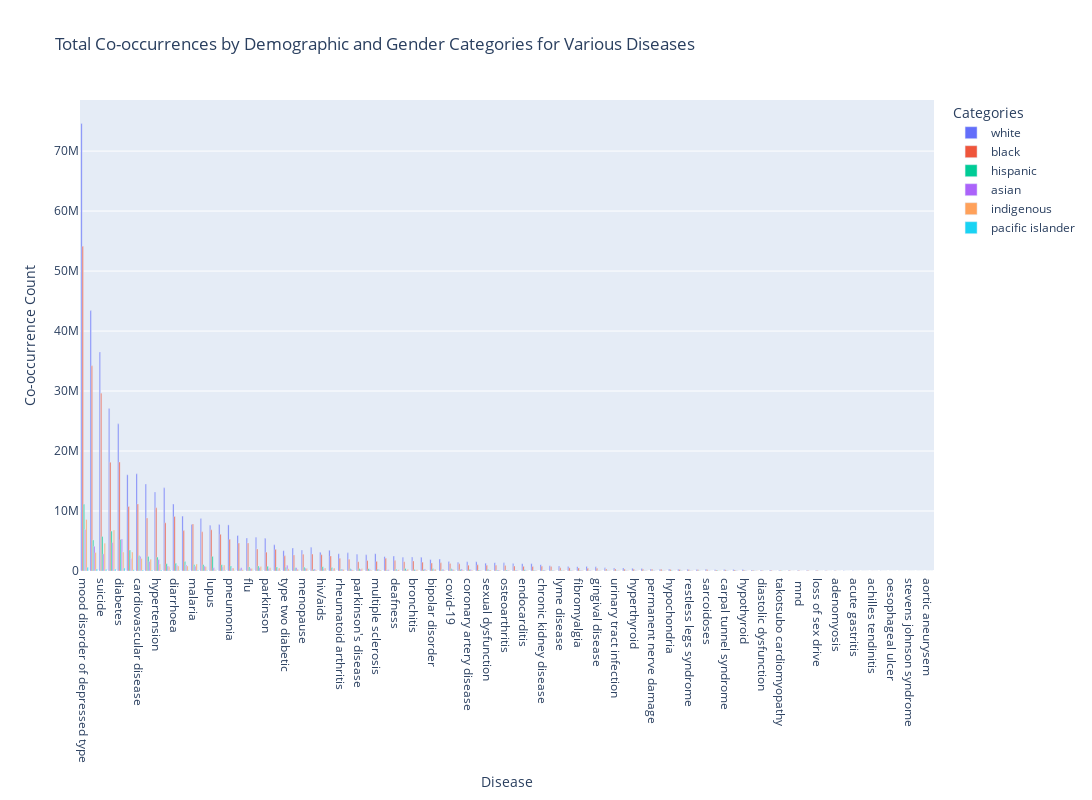

Notebook cell for this chart:
### Code cell
# Now, use Plotly Express to create the visualization
fig = px.bar(
    counts_df,
    x="disease",
    y="mention_count",
    color="demographic",
    barmode="group",
    title="Total Co-occurrences by Demographic and Gender Categories for Various Diseases",
)

# Customizing the layout
fig.update_layout(
    xaxis_title="Disease",
    yaxis_title="Co-occurrence Count",
    legend_title="Categories",
    autosize=False,
    width=1400,
    height=800,
)

fig.update_xaxes(categoryorder="total descending")
fig.show()

### Figure 1 — Plotly figure (JSON) as saved in the notebook; plotly's stock layout.template omitted (floating-point values rounded to 4 significant figures)
{"data": [{"alignmentgroup": "True", "hovertemplate": "demographic=white<br>disease=%{x}<br>mention_count=%{y}<extra></extra>", "legendgroup": "white", "marker": {"color": "#636efa", "pattern": {"shape": ""}}, "name": "white", "offsetgroup": "white", "orientation": "v", "showlegend": true, "textposition": "auto", "type": "bar", "x": ["hiv/aids", "covid-19", "takotsubo cardiomyopathy", "tuberculoses", "endocarditis", "syphilis", "hypertension", "sarcoidoses", "hepatitis b", "ulcerative colitis", "crohn’s disease", "chagas disease", "diastolic dysfunction", "goiter", "arthritis", "repetitive stress syndrome", "flu", "suicide", "visual anomalies", "loss of sex drive", "menstruation", "perforated ulcer", "ibs", "acne", "achilles tendinitis", "bipolar disorder", "hyperthyroid", "hypothyroid", "acute kidney failure", "deafness", "hypochondria", "gingival disease", "disability", "osteoarthritis", " mi ", "lyme disease", "labyrinthitis", "fibromyalgia", "multiple sclerosis", "acute gastritis", "muscle inflammation", "alzheimer's", "gastric problems", "oesophageal ulcer", "polymyositis", "bronchitis", "parkinson's disease", "restless legs syndrome", "inflammatory disorder of tendon", "mood disorder of depressed type", "sinus infection", " mnd ", "permanent nerve damage", "gall bladder disease", "infection", "91302008", "menopause", "eczema", "type two diabetic", "type one diabetic", "parkinson", "cardiovascular disease", "learning problems", "dementia", "chronic fatigue syndrome", "coronary artery disease", "upper respiratory infection", "alopecia", "sexual dysfunction", "nerve damage", "carpal tunnel syndrome", "liver failure", "tinnitus", "malaria", "phlebitis", "diarrhoea", "vision problems", "aortic aneurysem", "urinary tract infection", "psychosis", "rheumatoid arthritis", "diabetes", "stevens johnson syndrome", "mental illness", "pancreatitis", "adenomyosis", " als ", "chronic kidney disease", "endometriosis", "asthma", "lupus", "pneumonia", "arrhythmia"], "xaxis": "x", "y": [3135116, 1597111, 104531, 7752502, 1223757, 4364401, 13180242, 281489, 1453100, 1256345, 765690, 206618, 156813, 538320, 8766116, 1026, 5491519, 36490298, 9996, 71871, 2293431, 17652, 2300798, 5920118, 18477, 1900772, 447336, 242494, 47627, 2484100, 323079, 705165, 16042915, 1369201, 13863520, 838135, 58115, 706791, 2890138, 35911, 17883, 5619095, 1394941, 11696, 255752, 2327206, 2783971, 282569, 261327, 74590212, 91680, 95158, 335793, 1226544, 43408912, 3025230, 3506230, 3957183, 3389919, 88309, 5443092, 16205249, 178559, 14515295, 400290, 1541470, 290818, 2393886, 1305932, 886313, 263418, 3813983, 1545780, 7744791, 289385, 11170642, 149468, 0, 515225, 3458244, 2879413, 24527596, 7351, 27090041, 1981065, 59191, 504803, 1058928, 751979, 9161604, 7618223, 7684996, 2702384], "yaxis": "y"}, {"alignmentgroup": "True", "hovertemplate": "demographic=black<br>disease=%{x}<br>mention_count=%{y}<extra></extra>", "legendgroup": "black", "marker": {"color": "#EF553B", "pattern": {"shape": ""}}, "name": "black", "offsetgroup": "black", "orientation": "v", "showlegend": true, "textposition": "auto", "type": "bar", "x": ["hiv/aids", "covid-19", "takotsubo cardiomyopathy", "tuberculoses", "endocarditis", "syphilis", "hypertension", "sarcoidoses", "hepatitis b", "ulcerative colitis", "crohn’s disease", "chagas disease", "diastolic dysfunction", "goiter", "arthritis", "repetitive stress syndrome", "flu", "suicide", "visual anomalies", "loss of sex drive", "menstruation", "perforated ulcer", "ibs", "acne", "achilles tendinitis", "bipolar disorder", "hyperthyroid", "hypothyroid", "acute kidney failure", "deafness", "hypochondria", "gingival disease", "disability", "osteoarthritis", " mi ", "lyme disease", "labyrinthitis", "fibromyalgia", "multiple sclerosis", "acute gastritis", "muscle inflammation", "alzheimer's", "gastric problems", "oesophageal ulcer", "polymyositis", "bronchitis", "parkinson's disease", "restless legs syndrome", "inflammatory disorder of tendon", "mood disorder of depressed type", "sinus infection", " mnd ", "permanent nerve damage", "gall bladder disease", "infection", "91302008", "menopause", "eczema", "type two diabetic", "type one diabetic", "parkinson", "cardiovascular disease", "learning problems", "dementia", "chronic fatigue syndrome", "coronary artery disease", "upper respiratory infection", "alopecia", "sexual dysfunction", "nerve damage", "carpal tunnel syndrome", "liver failure", "tinnitus", "malaria", "phlebitis", "diarrhoea", "vision problems", "aortic aneurysem", "urinary tract infection", "psychosis", "rheumatoid arthritis", "diabetes", "stevens johnson syndrome", "mental illness", "pancreatitis", "adenomyosis", " als ", "chronic kidney disease", "endometriosis", "asthma", "lupus", "pneumonia", "arrhythmia"], "xaxis": "x", "y": [2721279, 1266210, 70313, 6121352, 776544, 3614796, 10540398, 200267, 1193712, 839491, 463083, 169900, 98920, 353751, 6547851, 852, 4683376, 29626578, 5376, 62821, 1559160, 11057, 1477832, 4663728, 10758, 1328127, 288053, 156431, 20661, 1729584, 258020, 467554, 10766598, 913203, 8036026, 534671, 35485, 494614, 1611825, 18714, 12169, 3680836, 944254, 7742, 182008, 1687139, 1553968, 197067, 211321, 54119905, 70302, 68380, 285626, 761331, 34216041, 1959543, 2798513, 2817444, 2529626, 63283, 3145784, 11189684, 117892, 8849304, 275447, 969671, 303547, 2138788, 960014, 766481, 190331, 2679216, 1029532, 7831635, 258416, 9097135, 103493, 1, 349121, 2512356, 2142241, 18172978, 5605, 18122963, 1372719, 31400, 308704, 777242, 526413, 6737178, 6877674, 5297780, 1735588], "yaxis": "y"}, {"alignmentgroup": "True", "hovertemplate": "demographic=hispanic<br>disease=%{x}<br>mention_count=%{y}<extra></extra>", "legendgroup": "hispanic", "marker": {"color": "#00cc96", "pattern": {"shape": ""}}, "name": "hispanic", "offsetgroup": "hispanic", "orientation": "v", "showlegend": true, "textposition": "auto", "type": "bar", "x": ["hiv/aids", "covid-19", "takotsubo cardiomyopathy", "tuberculoses", "endocarditis", "syphilis", "hypertension", "sarcoidoses", "hepatitis b", "ulcerative colitis", "crohn’s disease", "chagas disease", "diastolic dysfunction", "goiter", "arthritis", "repetitive stress syndrome", "flu", "suicide", "visual anomalies", "loss of sex drive", "menstruation", "perforated ulcer", "ibs", "acne", "achilles tendinitis", "bipolar disorder", "hyperthyroid", "hypothyroid", "acute kidney failure", "deafness", "hypochondria", "gingival disease", "disability", "osteoarthritis", " mi ", "lyme disease", "labyrinthitis", "fibromyalgia", "multiple sclerosis", "acute gastritis", "muscle inflammation", "alzheimer's", "gastric problems", "oesophageal ulcer", "polymyositis", "bronchitis", "parkinson's disease", "restless legs syndrome", "inflammatory disorder of tendon", "mood disorder of depressed type", "sinus infection", " mnd ", "permanent nerve damage", "gall bladder disease", "infection", "91302008", "menopause", "eczema", "type two diabetic", "type one diabetic", "parkinson", "cardiovascular disease", "learning problems", "dementia", "chronic fatigue syndrome", "coronary artery disease", "upper respiratory infection", "alopecia", "sexual dysfunction", "nerve damage", "carpal tunnel syndrome", "liver failure", "tinnitus", "malaria", "phlebitis", "diarrhoea", "vision problems", "aortic aneurysem", "urinary tract infection", "psychosis", "rheumatoid arthritis", "diabetes", "stevens johnson syndrome", "mental illness", "pancreatitis", "adenomyosis", " als ", "chronic kidney disease", "endometriosis", "asthma", "lupus", "pneumonia", "arrhythmia"], "xaxis": "x", "y": [716870, 374620, 32661, 1053996, 223377, 676678, 2323083, 21413, 263618, 107637, 42252, 105038, 22580, 55680, 1041779, 131, 649347, 5740739, 859, 17041, 429543, 1961, 245627, 365877, 1913, 362109, 57480, 25761, 2884, 289786, 67392, 62313, 3502654, 161078, 1206838, 93787, 11181, 120866, 306630, 3984, 1685, 833385, 154281, 753, 23400, 253068, 391622, 48362, 31663, 11107392, 8762, 11349, 49045, 140733, 5168696, 371027, 620391, 271258, 620870, 13911, 788006, 2529969, 49955, 2412271, 53675, 229554, 44118, 130938, 230786, 94876, 31028, 539816, 186187, 1027489, 27176, 1277917, 14722, 0, 63738, 577689, 333716, 5253931, 599, 6659733, 250633, 3989, 49295, 177354, 95327, 1586816, 2440760, 825292, 395654], "yaxis": "y"}, {"alignmentgroup": "True", "hovertemplate": "demographic=asian<br>disease=%{x}<br>mention_count=%{y}<extra></extra>", "legendgroup": "asian", "marker": {"color": "#ab63fa", "pattern": {"shape": ""}}, "name": "asian", "offsetgroup": "asian", "orientation": "v", "showlegend": true, "textposition": "auto", "type": "bar", "x": ["hiv/aids", "covid-19", "takotsubo cardiomyopathy", "tuberculoses", "endocarditis", "syphilis", "hypertension", "sarcoidoses", "hepatitis b", "ulcerative colitis", "crohn’s disease", "chagas disease", "diastolic dysfunction", "goiter", "arthritis", "repetitive stress syndrome", "flu", "suicide", "visual anomalies", "loss of sex drive", "menstruation", "perforated ulcer", "ibs", "acne", "achilles tendinitis", "bipolar disorder", "hyperthyroid", "hypothyroid", "acute kidney failure", "deafness", "hypochondria", "gingival disease", "disability", "osteoarthritis", " mi ", "lyme disease", "labyrinthitis", "fibromyalgia", "multiple sclerosis", "acute gastritis", "muscle inflammation", "alzheimer's", "gastric problems", "oesophageal ulcer", "polymyositis", "bronchitis", "parkinson's disease", "restless legs syndrome", "inflammatory disorder of tendon", "mood disorder of depressed type", "sinus infection", " mnd ", "permanent nerve damage", "gall bladder disease", "infection", "91302008", "menopause", "eczema", "type two diabetic", "type one diabetic", "parkinson", "cardiovascular disease", "learning problems", "dementia", "chronic fatigue syndrome", "coronary artery disease", "upper respiratory infection", "alopecia", "sexual dysfunction", "nerve damage", "carpal tunnel syndrome", "liver failure", "tinnitus", "malaria", "phlebitis", "diarrhoea", "vision problems", "aortic aneurysem", "urinary tract infection", "psychosis", "rheumatoid arthritis", "diabetes", "stevens johnson syndrome", "mental illness", "pancreatitis", "adenomyosis", " als ", "chronic kidney disease", "endometriosis", "asthma", "lupus", "pneumonia", "arrhythmia"], "xaxis": "x", "y": [425718, 282258, 12539, 703131, 102337, 312114, 1904779, 25408, 325098, 134401, 69245, 18540, 18744, 41296, 822484, 154, 436696, 2850276, 436, 8096, 190679, 592, 345559, 546602, 956, 229473, 41055, 21789, 2206, 151718, 11675, 50077, 2092980, 136842, 831935, 61857, 4682, 81109, 196853, 2590, 1332, 601454, 167465, 790, 21761, 122180, 279826, 38274, 17965, 6926370, 4616, 6726, 53265, 100955, 4121893, 276475, 475253, 345921, 940784, 14023, 405971, 2399063, 28873, 1592058, 42882, 189520, 35316, 223785, 186414, 92946, 21506, 543843, 81114, 801712, 23194, 941337, 9621, 0, 44480, 357365, 296384, 5339876, 969, 4766913, 236626, 3526, 28173, 149720, 78468, 1007357, 531123, 487719, 259112], "yaxis": "y"}, {"alignmentgroup": "True", "hovertemplate": "demographic=indigenous<br>disease=%{x}<br>mention_count=%{y}<extra></extra>", "legendgroup": "indigenous", "marker": {"color": "#FFA15A", "pattern": {"shape": ""}}, "name": "indigenous", "offsetgroup": "indigenous", "orientation": "v", "showlegend": true, "textposition": "auto", "type": "bar", "x": ["hiv/aids", "covid-19", "takotsubo cardiomyopathy", "tuberculoses", "endocarditis", "syphilis", "hypertension", "sarcoidoses", "hepatitis b", "ulcerative colitis", "crohn’s disease", "chagas disease", "diastolic dysfunction", "goiter", "arthritis", "repetitive stress syndrome", "flu", "suicide", "visual anomalies", "loss of sex drive", "menstruation", "perforated ulcer", "ibs", "acne", "achilles tendinitis", "bipolar disorder", "hyperthyroid", "hypothyroid", "acute kidney failure", "deafness", "hypochondria", "gingival disease", "disability", "osteoarthritis", " mi ", "lyme disease", "labyrinthitis", "fibromyalgia", "multiple sclerosis", "acute gastritis", "muscle inflammation", "alzheimer's", "gastric problems", "oesophageal ulcer", "polymyositis", "bronchitis", "parkinson's disease", "restless legs syndrome", "inflammatory disorder of tendon", "mood disorder of depressed type", "sinus infection", " mnd ", "permanent nerve damage", "gall bladder disease", "infection", "91302008", "menopause", "eczema", "type two diabetic", "type one diabetic", "parkinson", "cardiovascular disease", "learning problems", "dementia", "chronic fatigue syndrome", "coronary artery disease", "upper respiratory infection", "alopecia", "sexual dysfunction", "nerve damage", "carpal tunnel syndrome", "liver failure", "tinnitus", "malaria", "phlebitis", "diarrhoea", "vision problems", "aortic aneurysem", "urinary tract infection", "psychosis", "rheumatoid arthritis", "diabetes", "stevens johnson syndrome", "mental illness", "pancreatitis", "adenomyosis", " als ", "chronic kidney disease", "endometriosis", "asthma", "lupus", "pneumonia", "arrhythmia"], "xaxis": "x", "y": [486738, 217275, 3193, 982728, 46556, 500226, 1154023, 8011, 168518, 52283, 19276, 29637, 3809, 26830, 725550, 507, 410116, 4624199, 427, 7502, 307752, 614, 167741, 212885, 929, 305164, 16066, 11212, 1432, 228494, 19247, 50617, 3150984, 118124, 692277, 67476, 4031, 81145, 176145, 4779, 645, 743860, 110588, 236, 8065, 190943, 357199, 44626, 14542, 8586451, 3584, 7934, 18453, 93541, 3078422, 173911, 410371, 175365, 365709, 10705, 560669, 2088279, 39558, 1977173, 50131, 112568, 27798, 62791, 164058, 47011, 18910, 280418, 55112, 1156608, 14519, 831438, 7778, 0, 28418, 487586, 251709, 3149129, 212, 6830021, 100609, 1751, 27122, 72914, 49002, 834980, 194926, 490118, 143534], "yaxis": "y"}, {"alignmentgroup": "True", "hovertemplate": "demographic=pacific islander<br>disease=%{x}<br>mention_count=%{y}<extra></extra>", "legendgroup": "pacific islander", "marker": {"color": "#19d3f3", "pattern": {"shape": ""}}, "name": "pacific islander", "offsetgroup": "pacific islander", "orientation": "v", "showlegend": true, "textposition": "auto", "type": "bar", "x": ["hiv/aids", "covid-19", "takotsubo cardiomyopathy", "tuberculoses", "endocarditis", "syphilis", "hypertension", "sarcoidoses", "hepatitis b", "ulcerative colitis", "crohn’s disease", "chagas disease", "diastolic dysfunction", "goiter", "arthritis", "repetitive stress syndrome", "flu", "suicide", "visual anomalies", "loss of sex drive", "menstruation", "perforated ulcer", "ibs", "acne", "achilles tendinitis", "bipolar disorder", "hyperthyroid", "hypothyroid", "acute kidney failure", "deafness", "hypochondria", "gingival disease", "disability", "osteoarthritis", " mi ", "lyme disease", "labyrinthitis", "fibromyalgia", "multiple sclerosis", "acute gastritis", "muscle inflammation", "alzheimer's", "gastric problems", "oesophageal ulcer", "polymyositis", "bronchitis", "parkinson's disease", "restless legs syndrome", "inflammatory disorder of tendon", "mood disorder of depressed type", "sinus infection", " mnd ", "permanent nerve damage", "gall bladder disease", "infection", "91302008", "menopause", "eczema", "type two diabetic", "type one diabetic", "parkinson", "cardiovascular disease", "learning problems", "dementia", "chronic fatigue syndrome", "coronary artery disease", "upper respiratory infection", "alopecia", "sexual dysfunction", "nerve damage", "carpal tunnel syndrome", "liver failure", "tinnitus", "malaria", "phlebitis", "diarrhoea", "vision problems", "aortic aneurysem", "urinary tract infection", "psychosis", "rheumatoid arthritis", "diabetes", "stevens johnson syndrome", "mental illness", "pancreatitis", "adenomyosis", " als ", "chronic kidney disease", "endometriosis", "asthma", "lupus", "pneumonia", "arrhythmia"], "xaxis": "x", "y": [33654, 22512, 968, 77113, 8338, 49974, 154127, 1206, 24850, 5848, 2333, 2630, 405, 3779, 68567, 1, 53291, 301368, 20, 793, 16591, 133, 18171, 29704, 140, 16416, 2592, 2119, 327, 14403, 1732, 4098, 191522, 11152, 122776, 8894, 729, 8264, 34425, 543, 110, 48131, 10278, 13, 1167, 14954, 20717, 2941, 2876, 630200, 728, 760, 2509, 9573, 350185, 24850, 33214, 18426, 69544, 816, 50106, 175320, 3127, 113587, 3760, 11713, 2197, 9016, 15256, 7148, 2340, 32727, 5279, 126697, 1338, 76270, 1400, 0, 3841, 25265, 19595, 486054, 37, 329995, 14276, 422, 2674, 13661, 4762, 92000, 29415, 63647, 14192], "yaxis": "y"}], "layout": {"autosize": false, "barmode": "group", "height": 800, "legend": {"title": {"text": "Categories"}, "tracegroupgap": 0}, "title": {"text": "Total Co-occurrences by Demographic and Gender Categories for Various Diseases"}, "width": 1400, "xaxis": {"anchor": "y", "categoryorder": "total descending", "domain": [0, 1], "title": {"text": "Disease"}}, "yaxis": {"anchor": "x", "domain": [0, 1], "title": {"text": "Co-occurrence Count"}}}}
